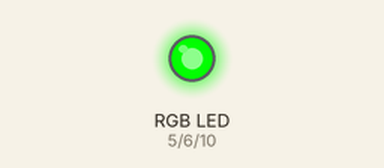
Bench run of a sketch on a simulated Arduino Uno, built with avr-gcc and run on an emulated ATmega328P. Parts: an RGB LED mixed from three pins (HIGH = lit). Dim RGB values are drawn brighter than linear.

Above: at 2.05 s.
At 3.3 s:
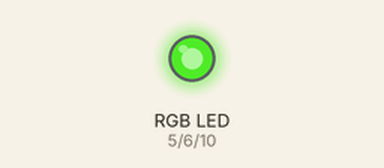
At 4.55 s:
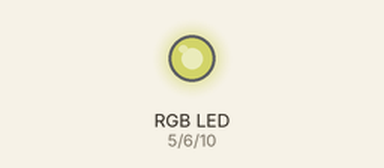
At 5.8 s:
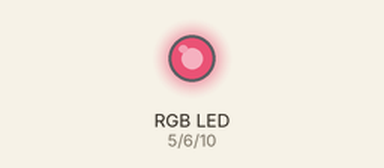
At 7.1 s:
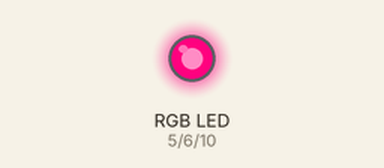
Timing chart, 0 to 8.7 s (numbered marks = the images above):
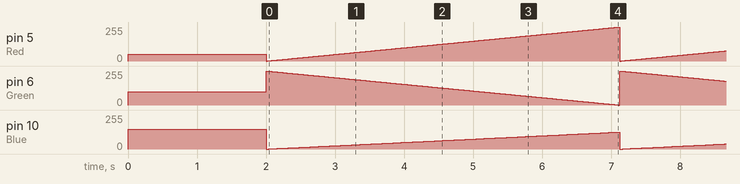

Measured:
- by itself, pin 10 (Blue): ramps from 0/255 to 127/255 and jumps back, once every 5.1 s

The sketch:

ArduKit_RGB_PWM.ino
```cpp
/*by VIPREKİT
 *
 * R-->5  Kırmızı
 * G-->6  Yeşil
 * B-->10 Mavi
 *
 * for döngüsü ile led parlaklıklarını değiştirerek
 * farklı renkler elde ediyoruz.
 *
 *
 * www.viprekit.com
 */

#define Red 5
#define Green 6
#define Blue 10


void setup() {
pinMode(Red,OUTPUT);
pinMode(Green,OUTPUT);
pinMode(Blue,OUTPUT);


analogWrite(Red,50);
analogWrite(Green,100);
analogWrite(Blue,150);
delay(2000);

}

void loop() {

  for(int i = 0 ; i < 256 ; i++){

    analogWrite(Red,i);
    analogWrite(Green,255-i);
    analogWrite(Blue,i/2);
    delay(20);
  }

}
```
